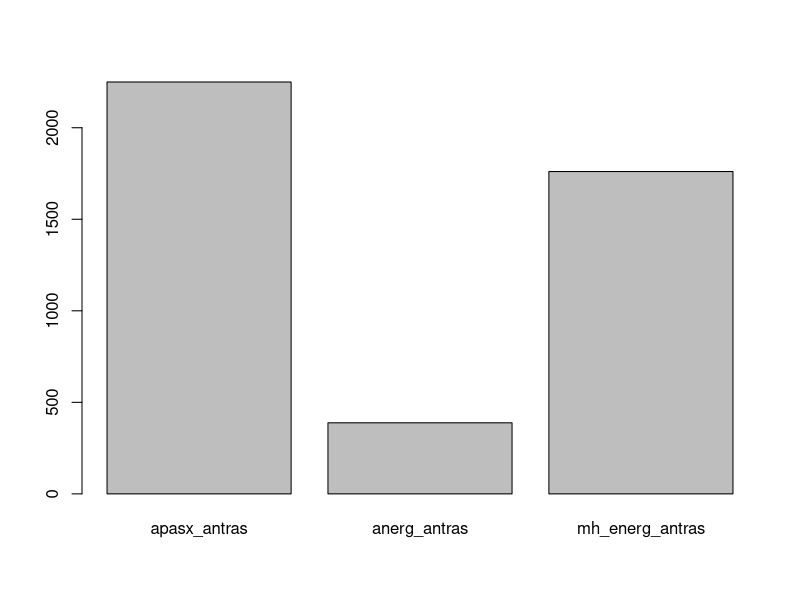
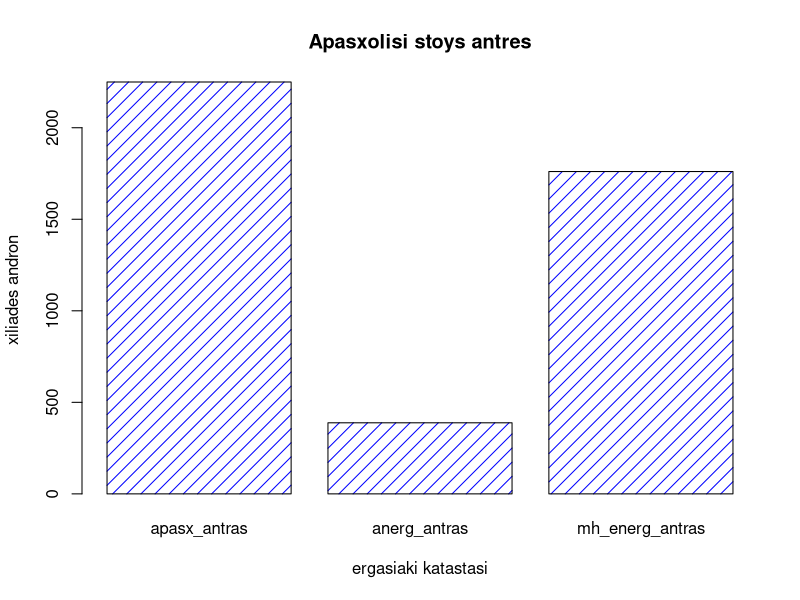
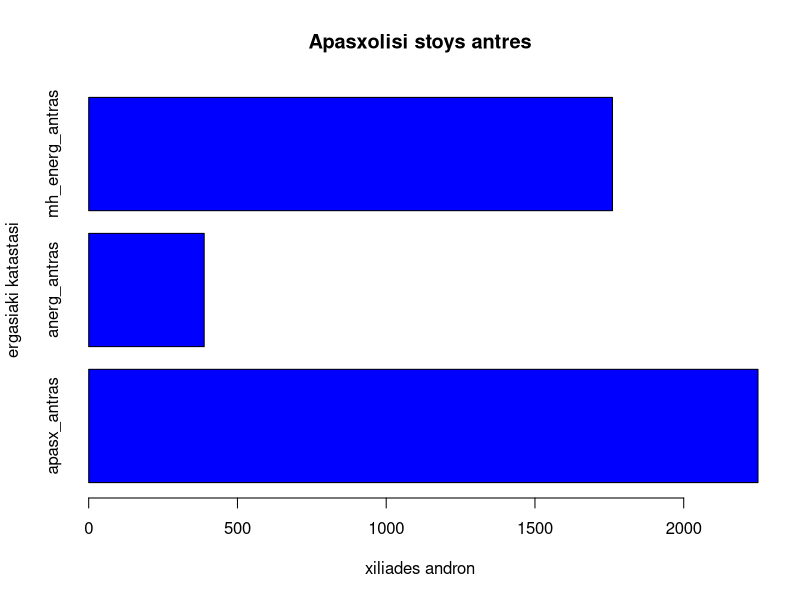
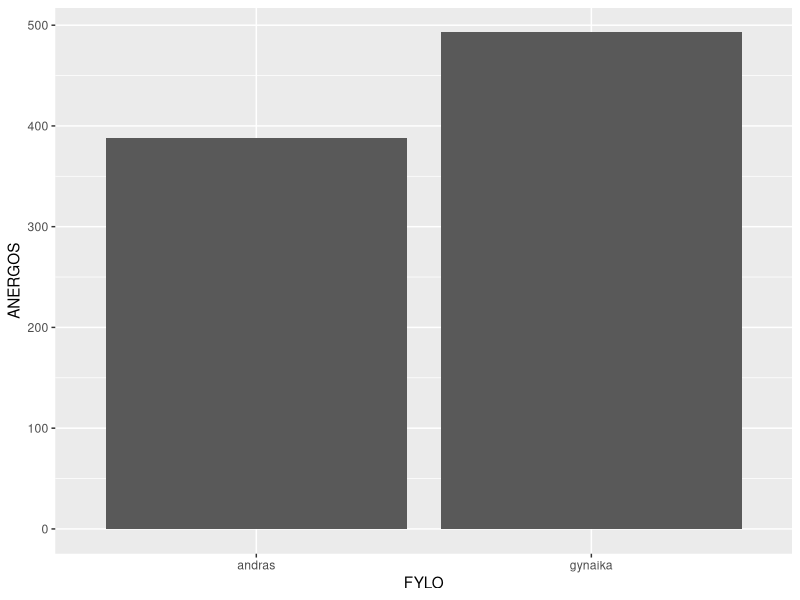
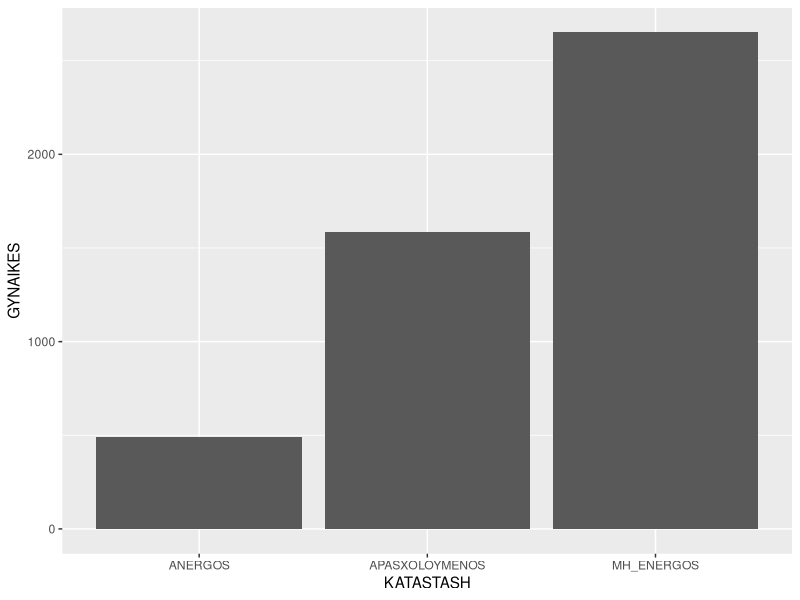
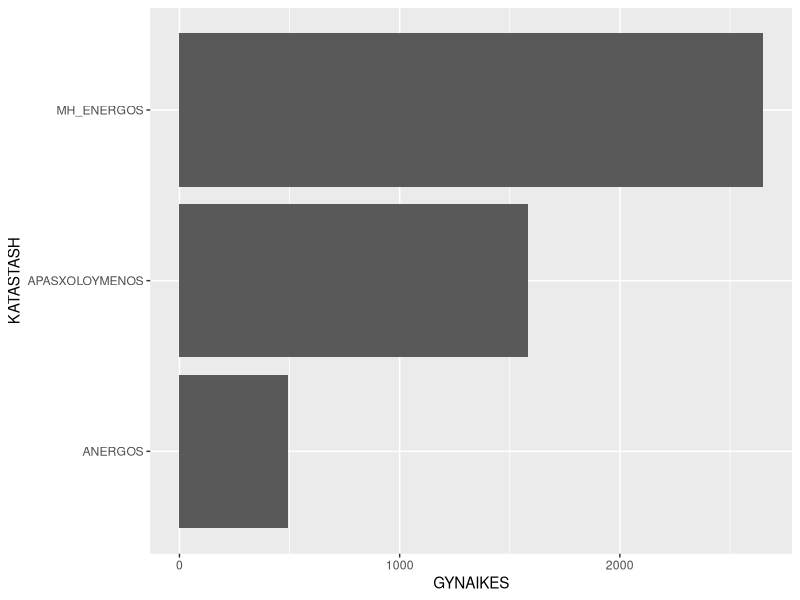
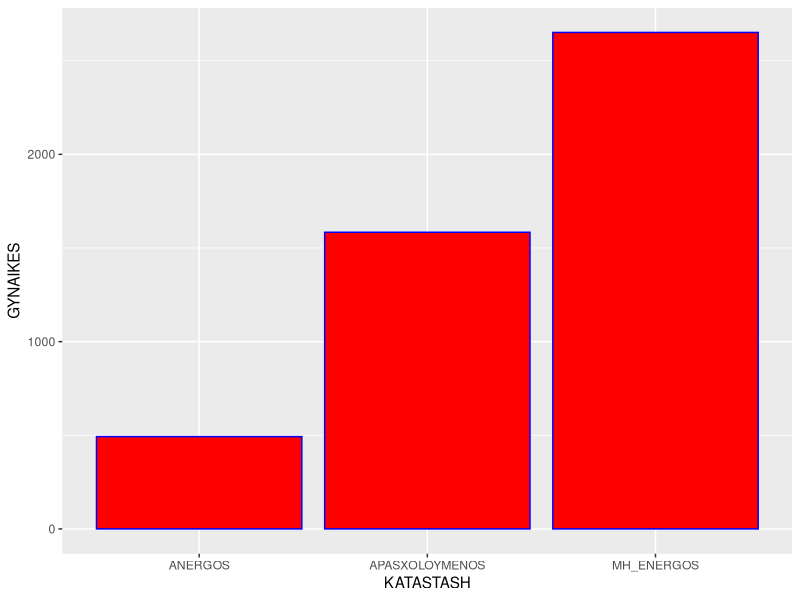
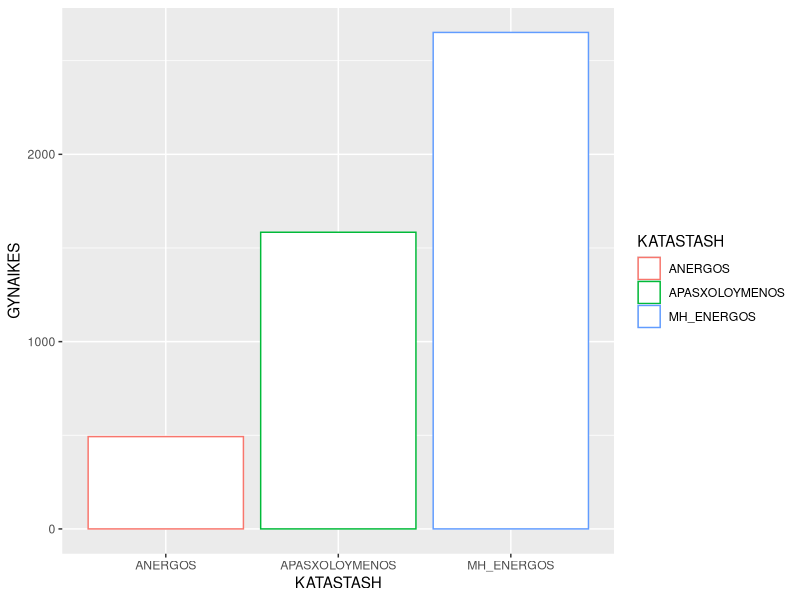

Generate these figures, in order, with R: (Note: this script raises an error after producing the figures.)
## ---- chunk 1
#| label = "setup",
#| include = FALSE
knitr::opts_chunk$set(echo = TRUE)
library(kableExtra)
## ---- chunk 2
rm(list = ls())
posa <- c(2249.7, 388.3, 1760.6)
etiketes <- c("apasx_antras", "anerg_antras", "mh_energ_antras")
## ---- chunk 3
barplot(posa, names.arg = etiketes)
## ---- chunk 4
barplot(posa,
        names.arg = etiketes,
        main = "Apasxolisi stoys antres",
        xlab = "ergasiaki katastasi",
        ylab = "xiliades andron",
        col = "blue",
        density = 10)
## ---- chunk 5
barplot(posa,
        names.arg = etiketes,
        main = "Apasxolisi stoys antres",
        xlab = "xiliades andron",
        ylab = "ergasiaki katastasi",
        col = "blue",
        horiz = TRUE)
## ---- chunk 6
if(!require(ggplot2)){
    install.packages("ggplot2")
    library(ggplot2)
}
## ---- chunk 7
filo <- c("gynaika", "andras")
apasx <- c(1584, 2249.7)
anerg <- c(492.8, 388.3)
mh_energ <- c(2650.9, 1760.6)
Apasxolisi <- data.frame(FYLO=filo, APASXOLOYMENOS=apasx, ANERGOS=anerg, MH_ENERGOS=mh_energ)
## ---- chunk 8
AnergFylo <- ggplot(data=Apasxolisi, aes(x=FYLO, y=ANERGOS))
AnergFylo + geom_bar(stat="identity")
## ---- chunk 9
#| echo = F
Apasxolisi
## ---- chunk 10
katastasi <- colnames(Apasxolisi)
katastasi <- katastasi[-1]
apasxG <- as.numeric(as.vector(Apasxolisi[1,c(2:4)]))
apasxA <- as.numeric(as.vector(Apasxolisi[2,c(2:4)]))
## ---- chunk 11
ApasxAntistr <- data.frame(KATASTASH=katastasi, GYNAIKES=apasxG, ANTRES=apasxA)
ApasxAntistr
## ---- chunk 12
GynApasx <- ggplot(data=ApasxAntistr, aes(x=KATASTASH, y=GYNAIKES))
GynApasx + geom_bar(stat="identity")
## ---- chunk 13
GynApasx + geom_bar(stat="identity") + coord_flip()
## ---- chunk 14
GynApasx + geom_bar(stat="identity", color="blue", fill="red")
## ---- chunk 15
GynApasxMultyCol1 <- ggplot(data=ApasxAntistr, aes(x=KATASTASH, y=GYNAIKES, color=KATASTASH))
GynApasxMultyCol1 + geom_bar(stat="identity", fill="white")
## ---- chunk 16
GynApasxMultyCol2 <- ggplot(data=ApasxAntistr, aes(x=KATASTASH, y=GYNAIKES, fill=KATASTASH))
GynApasxMultyCol2 + geom_bar(stat="identity")
## ---- chunk 17
GynApasx + geom_bar(stat="identity") + geom_text(aes(label=GYNAIKES), vjust=1.6, color="white", size=3.5)
## ---- chunk 18
#| message = F
if(!require(reshape)){
    install.packages("reshape")
    library(reshape)
}
if(!require(reshape2)){
    install.packages("reshape2")
    library(reshape2)
}
ApasxMakri <- melt(data = Apasxolisi, 
                       id.vars = c("FYLO"),
                       measure.vars = c("APASXOLOYMENOS","ANERGOS","MH_ENERGOS"),
                       variable.name = "KATASTASI",
                       value.name = "PLHTHOS")
## ---- chunk 19
EllFyla <- ggplot(data=ApasxMakri, aes(x=FYLO, y=PLHTHOS, fill=KATASTASI))
EllFyla + geom_bar(stat="identity")
## ---- chunk 20
EllApasx <- ggplot(data=ApasxMakri, aes(x=KATASTASI, y=PLHTHOS, fill=FYLO))
EllApasx + geom_bar(stat="identity")
## ---- chunk 21
EllFyla + geom_bar(stat="identity",position=position_dodge())
## ---- chunk 22
EllApasx + geom_bar(stat="identity",position=position_dodge())
## ---- chunk 23
EllFyla + 
  geom_bar(stat="identity",position=position_dodge()) +
  geom_text(aes(label=PLHTHOS), vjust=1.6, color="white", position = position_dodge(0.9), size=3.5)
## ---- chunk 24
EllApasx + 
  geom_bar(stat="identity",position=position_dodge()) +
  geom_text(aes(label=PLHTHOS), vjust=1.6, color="white", position = position_dodge(0.9), size=3.5)
## ---- chunk 25
#| eval = F
rm(list = ls())
posa <- c(2249.7, 388.3, 1760.6)
etiketes <- c("apasx_antras", "anerg_antras", "mh_energ_antras")
barplot(posa, names.arg = etiketes)
barplot(posa,
        names.arg = etiketes,
        main = "Apasxolisi stoys antres",
        xlab = "ergasiaki katastasi",
        ylab = "xiliades andron",
        col = "blue",
        density = 20)
barplot(posa,
        names.arg = etiketes,
        main = "Apasxolisi stoys antres",
        xlab = "xiliades andron",
        ylab = "ergasiaki katastasi",
        col = "blue",
        horiz = TRUE)
install.packages("ggplot2")
library(ggplot2)
filo <- c("gynaika", "andras")
apasx <- c(1584, 2249.7)
anerg <- c(492.8, 388.3)
mh_energ <- c(2650.9, 1760.6)
Apasxolisi <- data.frame(FYLO=filo, APASXOLOYMENOS=apasx, ANERGOS=anerg, MH_ENERGOS=mh_energ)
AnergFylo <- ggplot(data=Apasxolisi, aes(x=FYLO, y=ANERGOS))
AnergFylo + geom_bar(stat="identity")
katastasi <- colnames(Apasxolisi)
katastasi <- katastasi[-1]
apasxG <- as.numeric(as.vector(Apasxolisi[1,c(2:4)]))
apasxA <- as.numeric(as.vector(Apasxolisi[2,c(2:4)]))
ApasxAntistr <- data.frame(KATASTASH=katastasi, GYNAIKES=apasxG, ANTRES=apasxA)
ApasxAntistr
GynApasx <- ggplot(data=ApasxAntistr, aes(x=KATASTASH, y=GYNAIKES))
GynApasx + geom_bar(stat="identity")
GynApasx + geom_bar(stat="identity") + coord_flip()
GynApasx + geom_bar(stat="identity", color="blue", fill="red")
GynApasxMultyCol1 <- ggplot(data=ApasxAntistr, aes(x=KATASTASH, y=GYNAIKES, color=KATASTASH))
GynApasxMultyCol1 + geom_bar(stat="identity", fill="white")
GynApasxMultyCol2 <- ggplot(data=ApasxAntistr, aes(x=KATASTASH, y=GYNAIKES, fill=KATASTASH))
GynApasxMultyCol2 + geom_bar(stat="identity")
GynApasx + geom_bar(stat="identity") + geom_text(aes(label=GYNAIKES), vjust=1.6, color="white", size=3.5)
if(!require(reshape)){
    install.packages("reshape")
    library(reshape)
}
if(!require(reshape2)){
    install.packages("reshape2")
    library(reshape2)
}
ApasxMakri <- melt(data = Apasxolisi, 
                       id.vars = c("FYLO"),
                       measure.vars = c("APASXOLOYMENOS","ANERGOS","MH_ENERGOS"),
                       variable.name = "KATASTASI",
                       value.name = "PLHTHOS")
EllFyla <- ggplot(data=ApasxMakri, aes(x=FYLO, y=PLHTHOS, fill=KATASTASI))
EllFyla + geom_bar(stat="identity")
EllApasx <- ggplot(data=ApasxMakri, aes(x=KATASTASI, y=PLHTHOS, fill=FYLO))
EllApasx + geom_bar(stat="identity")
EllFyla + geom_bar(stat="identity",position=position_dodge())
EllApasx + geom_bar(stat="identity",position=position_dodge())
EllFyla + 
  geom_bar(stat="identity",position=position_dodge()) +
  geom_text(aes(label=PLHTHOS), vjust=1.6, color="white", position = position_dodge(0.9), size=3.5)
EllApasx + 
  geom_bar(stat="identity",position=position_dodge()) +
  geom_text(aes(label=PLHTHOS), vjust=1.6, color="white", position = position_dodge(0.9), size=3.5)
## ---- chunk 26
rm(list = ls())
## ---- chunk 27
#| echo = F,
#| results = "asis",
#| message = FALSE
if(!require(readxl)){
    install.packages("readxl")
    library(readxl)
}
ydataParab <- readxl::read_excel("ydataParab.xlsx")
knitr::kable(ydataParab) %>%
  kable_styling("striped", full_width = F) %>%
  scroll_box(width = "max-content", height = "200px")
## ---- chunk 28
#| echo = F,
#| results = "asis",
#| message = FALSE
if(!require(readxl)){
    install.packages("readxl")
    library(readxl)
}
enaerParab <- readxl::read_excel("enaerParab.xlsx")
knitr::kable(enaerParab) %>%
  kable_styling("striped", full_width = F) %>%
  scroll_box(width = "100%", height = "200px")
## ---- chunk 29
#| message = F
# Από προηγούμενη φορά
EXY_19 <- ydataParab[ydataParab$ETOS==2019,c("MHNAS","PARAB_EXY")]
EEX_19 <- enaerParab[enaerParab$ETOS==2019,c("MHNAS","PARAB_EEX")]
EXY_19$EIDOS <- rep("EXY",12)
EEX_19$EIDOS <- rep("EEX",12)
names(EXY_19)[names(EXY_19) == "PARAB_EXY"] <- "PARABIASEIS"
names(EEX_19)[names(EEX_19) == "PARAB_EEX"] <- "PARABIASEIS"
if(!require(dplyr)){
    install.packages("dplyr")
    library(dplyr)
}
parabiaseis19 <- bind_rows(EXY_19, EEX_19)
## ---- chunk 30
#| echo = F,
#| results = "asis",
#| message = FALSE
knitr::kable(parabiaseis19) %>%
  kable_styling("striped", full_width = F) %>%
  scroll_box(width = "max-content", height = "200px")
## ---- chunk 31
parabiaseisRab <- ggplot(data=parabiaseis19, aes(x=MHNAS, y=PARABIASEIS, fill=EIDOS))
parabiaseisRab + geom_bar(stat="identity")
## ---- chunk 32
mines <- c("Ir","Fe","Mr","Ar","Ma","In","Il","Au","Se","Ok","No","De")
## ---- chunk 33
parabiaseisRab + geom_bar(stat="identity") + xlim(mines)
## ---- chunk 34
#| eval = F
rm(list = ls())
# Από προηγούμενη φορά
EXY_19 <- ydataParab[ydataParab$ETOS==2019,c("MHNAS","PARAB_EXY")]
EEX_19 <- enaerParab[enaerParab$ETOS==2019,c("MHNAS","PARAB_EEX")]
EXY_19$EIDOS <- rep("EXY",12)
EEX_19$EIDOS <- rep("EEX",12)
names(EXY_19)[names(EXY_19) == "PARAB_EXY"] <- "PARABIASEIS"
names(EEX_19)[names(EEX_19) == "PARAB_EEX"] <- "PARABIASEIS"
if(!require(dplyr)){
    install.packages("dplyr")
    library(dplyr)
}
parabiaseis19 <- bind_rows(EXY_19, EEX_19)
# Νέος κώδικας
parabiaseisRab <- ggplot(data=parabiaseis19, aes(x=MHNAS, y=PARABIASEIS, fill=EIDOS))
parabiaseisRab + geom_bar(stat="identity")
mines <- c("Ir","Fe","Mr","Ar","Ma","In","Il","Au","Se","Ok","No","De")
parabiaseisRab + geom_bar(stat="identity") + xlim(mines)
